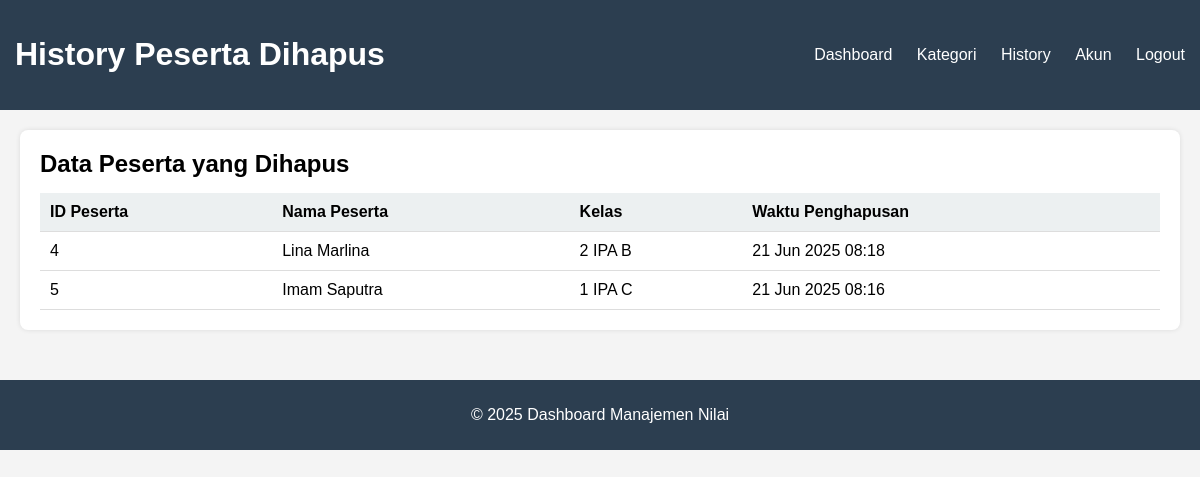
The page /History.php on the database its author committed.
### tables this page shows
CREATE TABLE `peserta_history` (
  `id_history` int(11) NOT NULL,
  `id_peserta` int(11) NOT NULL,
  `nama` varchar(100) NOT NULL,
  `kelas` varchar(20) DEFAULT NULL,
  `deleted_at` timestamp NOT NULL DEFAULT current_timestamp()
);

### History.php (the view, shortened to what this page needs)
<?php
include 'Koneksi.PHP';
$history = mysqli_query($con, "SELECT * FROM peserta_history ORDER BY deleted_at DESC");
?>
<!DOCTYPE html>
<html lang="id">
<head>
    <link rel="stylesheet" href="../Design/Data.CSS">
</head>
<body>
    <header class="navbar">
        <h1>History Peserta Dihapus</h1>
        <nav>
            <a href="Dashboard.php">Dashboard</a>
            <a href="Data.php">Kategori</a>
            <a href="History.php">History</a>
            <a href="Akun.php">Akun</a>
            <a href="Logout.php">Logout</a>
        </nav>
    </header>
    <main class="container">
        <section class="card">
            <div class="card-header">
                <h2>Data Peserta yang Dihapus</h2>
            </div>
            <table>
                <thead>
                    <tr>
                        <th>ID Peserta</th>
                        <th>Nama Peserta</th>
                        <th>Kelas</th>
                        <th>Waktu Penghapusan</th>
                    </tr>
                </thead>
                <tbody>
                    <?php while($h = mysqli_fetch_assoc($history)): ?>
                    <tr>
                        <td><?= $h['id_peserta'] ?></td>
                        <td><?= $h['nama'] ?></td>
                        <td><?= $h['kelas'] ?></td>
                        <td><?= date('d M Y H:i', strtotime($h['deleted_at'])) ?></td>
                    </tr>
                    <?php endwhile; ?>
                </tbody>
            </table>
        </section>
    </main>
    <footer>
        <p>&copy; 2025 Dashboard Manajemen Nilai</p>
    </footer>
</body>
</html>

### rows shown on the page
peserta_history: id_peserta "4", nama "Lina Marlina", kelas "2 IPA B", deleted_at "21 Jun 2025 08:18"
peserta_history: id_peserta "5", nama "Imam Saputra", kelas "1 IPA C", deleted_at "21 Jun 2025 08:16"
